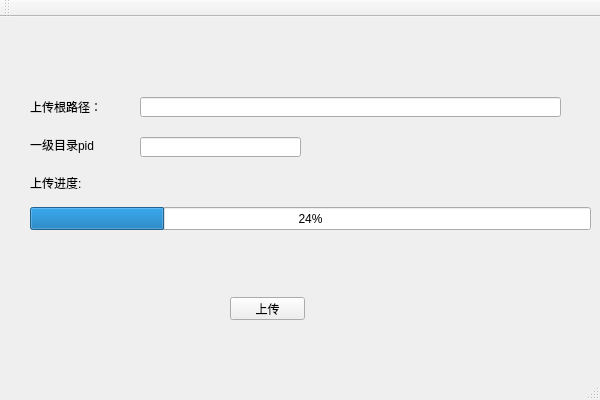
<?xml version="1.0" encoding="UTF-8"?>
<ui version="4.0">
 <class>uploadClass</class>
 <widget class="QMainWindow" name="uploadClass">
  <property name="geometry">
   <rect>
    <x>0</x>
    <y>0</y>
    <width>600</width>
    <height>400</height>
   </rect>
  </property>
  <property name="windowTitle">
   <string>upload</string>
  </property>
  <widget class="QWidget" name="centralWidget">
   <widget class="QProgressBar" name="upload_progressBar">
    <property name="geometry">
     <rect>
      <x>30</x>
      <y>190</y>
      <width>561</width>
      <height>23</height>
     </rect>
    </property>
    <property name="value">
     <number>24</number>
    </property>
   </widget>
   <widget class="QLabel" name="label">
    <property name="geometry">
     <rect>
      <x>30</x>
      <y>160</y>
      <width>54</width>
      <height>12</height>
     </rect>
    </property>
    <property name="text">
     <string>上传进度:</string>
    </property>
   </widget>
   <widget class="QLineEdit" name="onepid_lineEdit">
    <property name="geometry">
     <rect>
      <x>140</x>
      <y>120</y>
      <width>161</width>
      <height>20</height>
     </rect>
    </property>
   </widget>
   <widget class="QLabel" name="title_label">
    <property name="geometry">
     <rect>
      <x>30</x>
      <y>120</y>
      <width>81</width>
      <height>16</height>
     </rect>
    </property>
    <property name="text">
     <string>一级目录pid</string>
    </property>
   </widget>
   <widget class="QLabel" name="dir_label">
    <property name="geometry">
     <rect>
      <x>30</x>
      <y>80</y>
      <width>81</width>
      <height>21</height>
     </rect>
    </property>
    <property name="text">
     <string>&lt;html&gt;&lt;head/&gt;&lt;body&gt;&lt;p&gt;上传根路径：&lt;/p&gt;&lt;/body&gt;&lt;/html&gt;</string>
    </property>
   </widget>
   <widget class="QLineEdit" name="selectdir_lineEdit">
    <property name="geometry">
     <rect>
      <x>140</x>
      <y>80</y>
      <width>421</width>
      <height>20</height>
     </rect>
    </property>
   </widget>
   <widget class="QPushButton" name="upload_pushButton">
    <property name="geometry">
     <rect>
      <x>230</x>
      <y>280</y>
      <width>75</width>
      <height>23</height>
     </rect>
    </property>
    <property name="text">
     <string>上传</string>
    </property>
   </widget>
  </widget>
  <widget class="QMenuBar" name="menuBar">
   <property name="geometry">
    <rect>
     <x>0</x>
     <y>0</y>
     <width>600</width>
     <height>23</height>
    </rect>
   </property>
  </widget>
  <widget class="QToolBar" name="mainToolBar">
   <attribute name="toolBarArea">
    <enum>TopToolBarArea</enum>
   </attribute>
   <attribute name="toolBarBreak">
    <bool>false</bool>
   </attribute>
  </widget>
  <widget class="QStatusBar" name="statusBar"/>
 </widget>
 <layoutdefault spacing="6" margin="11"/>
 <resources>
  <include location="upload.qrc"/>
 </resources>
 <connections/>
</ui>
